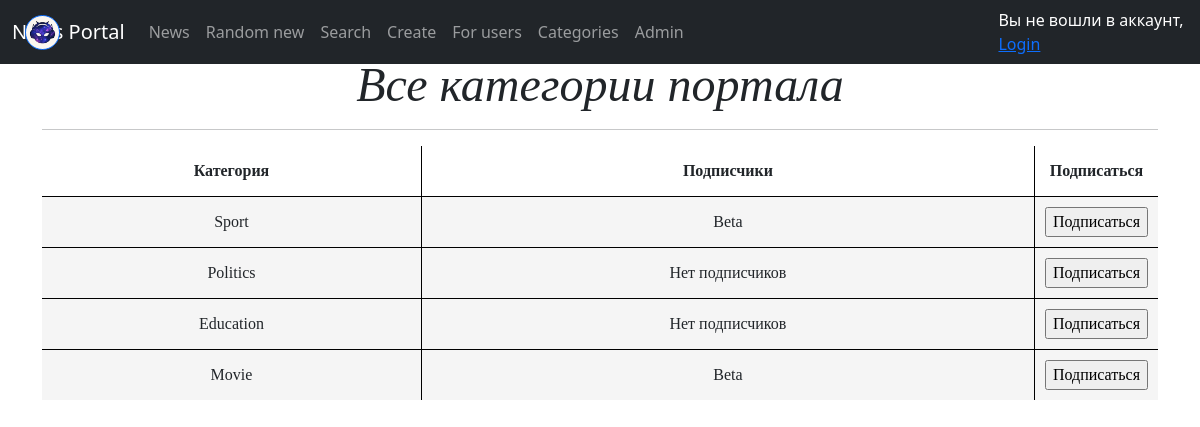
Page /categories/ on the committed database.
### news/models.py (models this page shows, shortened)
class Category(models.Model):
    category_name = models.CharField(max_length=255, unique=True)
    subscribers = models.ManyToManyField(User)

### news/views.py (the view)
# urls.py: path('categories/', CategoryView.as_view()),
class CategoryView(ListView):
    model = Category
    template_name = 'categories.html'
    context_object_name = 'category'

### news/templatetags/custom_tags.py (called while the page is built)
@register.simple_tag()
def random_new_id():
    return choice([i['id'] for i in Post.objects.all().values('id')])

### templates/categories.html (shortened to what this page needs)
{% extends 'flatpages/default.html' %}
{% load static %}
{% block content %}
<link rel="stylesheet" type='text/css' href="{% static 'css/create-styles.css' %}">
<h1>Все категории портала</h1>
<hr>
<div class="main">
    <table>
		<tr class="table-head">
			<th>Категория</th>
			<th>Подписчики</th>
			<th style="width: 10%;">Подписаться</th>
		</tr>
		<tr>
			{% for i in category %}
			<td>{{ i.category_name }}</td>
			<td>{% if i.subscribers.all %}
					{% for j in i.subscribers.all %}
						{% if forloop.last %}
							{{ j }}
						{% else %}
							{{ j }},
						{% endif %}
					{% endfor %}
				{% else %}
					Нет подписчиков
				{% endif %}
				</td>
			<td>{% if request.user not in i.subscribers.all %}
				<form action="{% url 'subscribe' %}" method = "get">
						<input class="edit-button" type="submit" value="Подписаться">
				</form>
				{% endif %}
			</td>
		</tr>
		{% endfor %}
	</table>
</div>
{% endblock content %}

### static/css/news-styles.css (style rules this page uses)
h1 { font-style: italic; font-family: fantasy; font-size: 3em; }
td { padding: 10px; background-color: whitesmoke; }
table { border-collapse: collapse; width: 100%; font-family: serif; }
table td, table th { border: 1px solid black; }
table tr:first-child th { border-top: 0; }
table tr:last-child td { border-bottom: 0; }
table tr td:first-child, table tr th:first-child { border-left: 0; }
table tr td:last-child, table tr th:last-child { border-right: 0; }
.edit-button { width: 100%; }
.table-head { height: 50px; }

### static/css/create-styles.css (style rules this page uses)
.main { display: flex; width: 100%; }

### rows in the picture
Category: category_name "Sport"
Category: category_name "Politics", shows "Нет подписчиков"
Category: category_name "Education", shows "Нет подписчиков"
Category: category_name "Movie"

### other values in the picture
{{ j }} "Beta"
